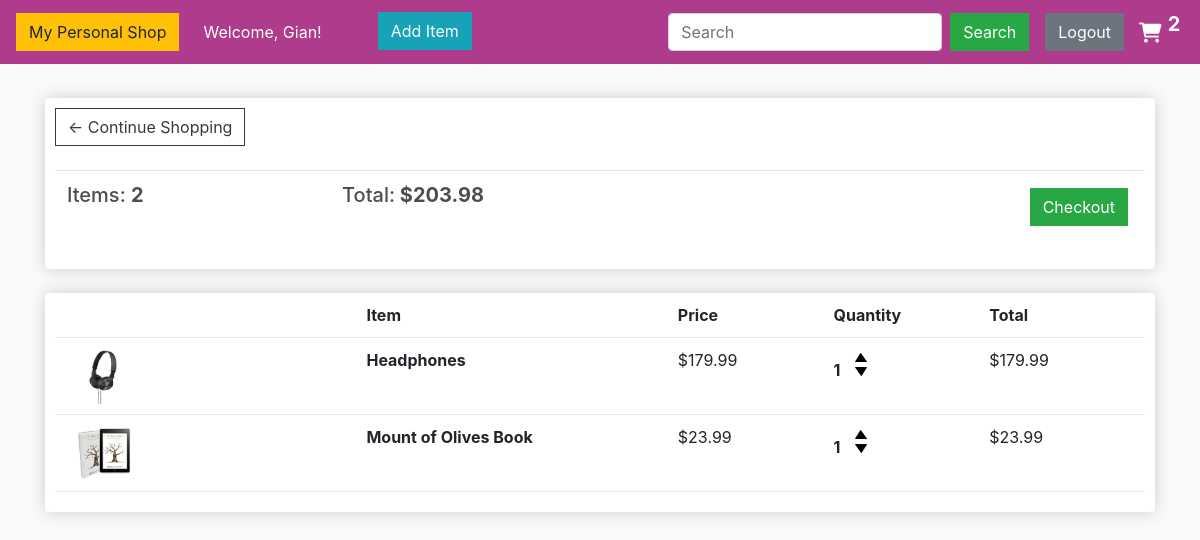
The app's page /cart/ (signed in) with its own data.
### Ecommerce/models.py (models this page shows, shortened)
class Order(models.Model):
    customer = models.ForeignKey(Customer, on_delete=models.SET_NULL, null=True, blank=True)
    date_ordered = models.DateTimeField(auto_now_add=True)
    complete = models.BooleanField(default=False, null=True, blank=True)
    transaction_id = models.CharField(max_length=100, null=True, blank=True)
    @property
    def get_cart_total(self):
     orderitems = self.orderitem_set.all()
     total = sum([item.get_total for item in orderitems if item.product is not None])
     return total
    @property
    def get_cart_items(self):
     orderitems = self.orderitem_set.all()
     total = sum([item.quantity for item in orderitems if item.product is not None])
     return total

class OrderItem(models.Model):
    product = models.ForeignKey(Product, on_delete=models.SET_NULL, null=True, blank=True)
    order = models.ForeignKey(Order, on_delete=models.SET_NULL, null=True, blank=True)
    quantity = models.IntegerField(default=0, null=True, blank=True)
    date_added = models.DateTimeField(auto_now_add=True)
    @property
    def get_total(self):
      if self.product is not None:
        return self.product.price * self.quantity
      return 0

class Product(models.Model):
    name = models.CharField(max_length=100, null=True)
    price = models.DecimalField(max_digits=7, decimal_places=2)
    digital = models.BooleanField(default=False, null=True, blank=True)
    category = models.CharField(max_length=100, null=True)
    image = models.ImageField(null=True, blank=True)
    @property
    def imageUrl(self):
        try:
            url = self.image.url
        except:
            url = ''
        return url

### Ecommerce/views.py (the view)
# urls.py: path('cart/', views.cart, name='cart'),
def cart(request):
    data = cartData(request)
    cartItems = data['cartItems']
    order = data['order']
    items = data['items']
    context = {'items': items, 'order': order, 'cartItems': cartItems}
    return render(request, 'store/cart.html', context)

### Ecommerce/utils.py (called while the page is built)
def cartData(request):
    if request.user.is_authenticated:
        customer = request.user.customer
        order, created = Order.objects.get_or_create(customer=customer, complete=False)
        items = order.orderitem_set.all()
        cartItems = order.get_cart_items
    else:
        cookieData = cookieCart(request)
        cartItems = cookieData['cartItems']
        order = cookieData['order']
        items = cookieData['items']
    return {"cartItems": cartItems, "order": order, "items": items}

### Ecommerce/templates/store/cart.html (shortened to what this page needs)
{% extends 'store/main.html' %}
{% load static %}
{% block content %}
<div class="row">
    <div class="col-lg-12">
        <div class="box-element">
            <a class="btn btn-outline-dark" href="{% url 'store' %}">&#x2190; Continue Shopping</a>
            <br>
            <br>
            <table class="table">
                <tr>
                    <th>
                        <h5>Items: <strong>{{ order.get_cart_items }}</strong></h5>
                    </th>
                    <th>
                        <h5>Total:<strong> ${{ order.get_cart_total|floatformat:2 }}</strong></h5>
                    </th>
                    <th>
                        <a style="float:right; margin:5px;" class="btn btn-success" id="checkout-btn"
                            href="{% url 'checkout' %}">Checkout</a>
                    </th>
                </tr>
            </table>
        </div>
        <br>
        <div class="box-element">
            <div class="cart-row">
                <div style="flex:2"><strong>Item</strong></div>
                <div style="flex:1"><strong>Price</strong></div>
                <div style="flex:1"><strong>Quantity</strong></div>
                <div style="flex:1"><strong>Total</strong></div>
            </div>
            {% for item in items %}
            {% if item.product %}
            <div class="cart-row">
                <div style="flex:2">
                    <img class="row-image" src="{{item.product.imageUrl}}">
                </div>
                <div style="flex:2">
                    <strong>{{ item.product.name }}</strong>
                </div>
                <div style="flex:1">
                    <p>${{ item.product.price|floatformat:2 }}</p>
                </div>
                <div style="flex:1">
                    <p class="quantity">{{ item.quantity }}</p>
                    <div class="quantity">
                        <img data-product={{item.product.id}} data-action="add" class="chg-quantity update-cart"
                            src="{% static 'images/arrow-up.png' %}">
                        <img data-product={{item.product.id}} data-action="remove" class="chg-quantity update-cart"
                            src="{% static 'images/arrow-down.png' %}">
                    </div>
                </div>
                <div style="flex:1">
                    <p>${{item.get_total}}</p>
                </div>
            </div>
            {% endif %}
            {% endfor %}
            {% endblock content %}

### Ecommerce/templates/store/main.html (shortened to what this page needs)
<!DOCTYPE html>
{% load static %}
<html>
<head>
    <link rel="stylesheet" href="https://stackpath.bootstrapcdn.com/bootstrap/4.4.1/css/bootstrap.min.css">
    <link rel="stylesheet" type="text/css" href="{% static 'css/main.css' %}">
    <link rel="stylesheet" href="https://cdnjs.cloudflare.com/ajax/libs/font-awesome/6.0.0-beta3/css/all.min.css">
</head>
<body>
<nav class="navbar navbar-expand-lg navbar-dark bg-dark">
    <a class="navbar-brand" href="{% url 'store' %}">
        <button class="btn btn-warning"> My Personal Shop </button>
    </a>
    <div class="collapse navbar-collapse" id="navbarSupportedContent">
        <ul class="navbar-nav mr-auto">
            <li class="nav-item active">
                {% if user.is_authenticated %}
                    <a class="nav-link">Welcome, {{ user }}!</a>
                {% else %}
                    <a class="nav-link">You are not logged in.</a>
                {% endif %}
            </li>
            <li class="nav-item active">
                <a href="{% url 'add_product' %}" id="add_item">
                    <button class="btn btn-info ml-5">Add Item</button>
                </a>
            </li>
        </ul>
        <form class="form-inline my-2 my-lg-0" method="GET" action="{% url 'product_search' %}">
            <input class="form-control mr-sm-2" type="search" placeholder="Search" aria-label="Search" name="q">
            <button class="btn btn-success my-2 my-sm-0" type="submit">Search</button>
        </form>
        <div class="form-inline my-2 my-lg-0">
            <a href="{% url 'logout' %}" class="btn btn-secondary ml-3" id="logout">Logout</a>
            <a href="{% url 'cart' %}">
                <i class="fa-solid fa-cart-shopping fa-lg"></i>
            </a>
            <p id="cart-total">{{ cartItems }}</p>
        </div>
    </div>
</nav>
<div class="container">
    <br>
    {% block content %}
    {% endblock content %}
</div>
</body>
</html>

### static/css/main.css (style rules this page uses)
body { background-color: hsl(0, 0%, 98%); }
h1,h2,h3,h4,h5,h6 { color:hsl(0, 0%, 30%); }
.box-element { box-shadow:hsl(0, 0%, 80%) 0 0 16px; background-color: #fff; border-radius: 4px; padding: 10px; min-width: 300px; }
.bg-dark { background-color: #ae3b8b!important; }
.fa-cart-shopping { color: white; width:25px; display: inline-block; margin-left: 15px; }
#cart-total { display: block; text-align: center; color:#fff; width: 20px; height: auto; border-radius: 50%; font-size: 20px; font-weight: bolder; }
.col-lg-4, .col-lg-6, .col-lg-8, .col-lg-12 { margin-top: 10px; }
.btn { border-radius: 0; }
.row-image { width: 100px; }
.cart-row { display: flex; align-items: flex-start; padding-bottom: 10px; margin-bottom: 10px; border-bottom: 1px solid #ececec; }
.quantity { display: inline-block; font-weight: 700; padding-right:10px; }
.chg-quantity { width: 12px; cursor: pointer; display: block; margin-top: 5px; transition:.1s; }
.nav-item { justify-content: space-between; }
img { display: flex; }

### records on screen
Order: get_cart_items "2", get_cart_total "203.98"
OrderItem: product.imageUrl (picture), product.name "Headphones", product.price "179.99", quantity "1", get_total "179.99"
OrderItem: product.imageUrl (picture), product.name "Mount of Olives Book", product.price "23.99", quantity "1", get_total "23.99"

### other values on screen
{{ user }} "Gian"
{{ cartItems }} "2"
